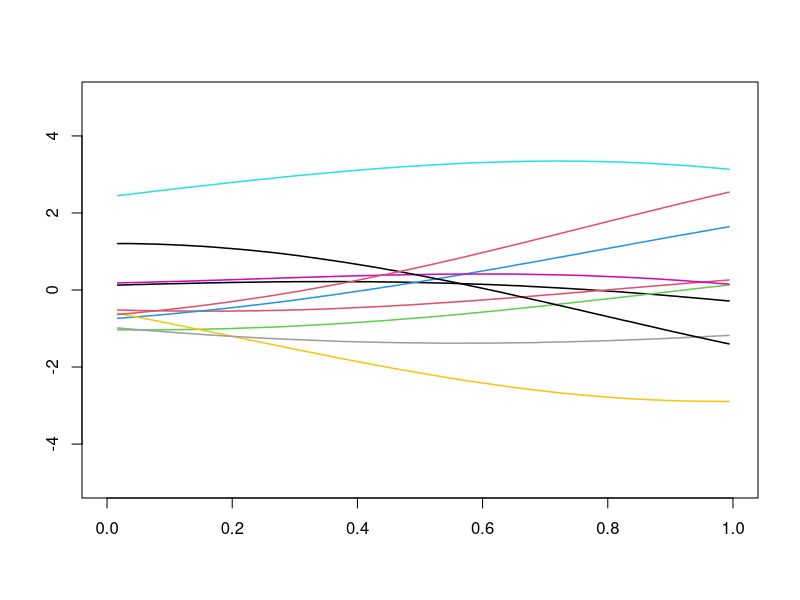
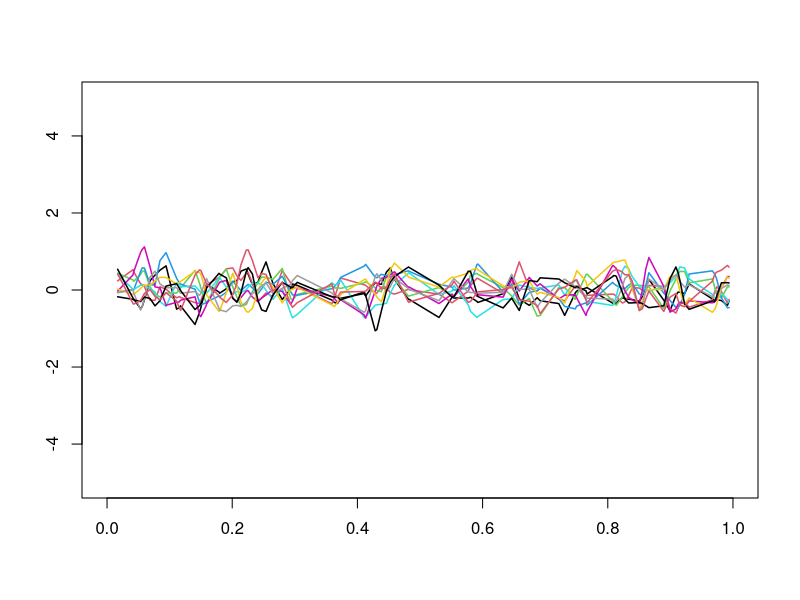
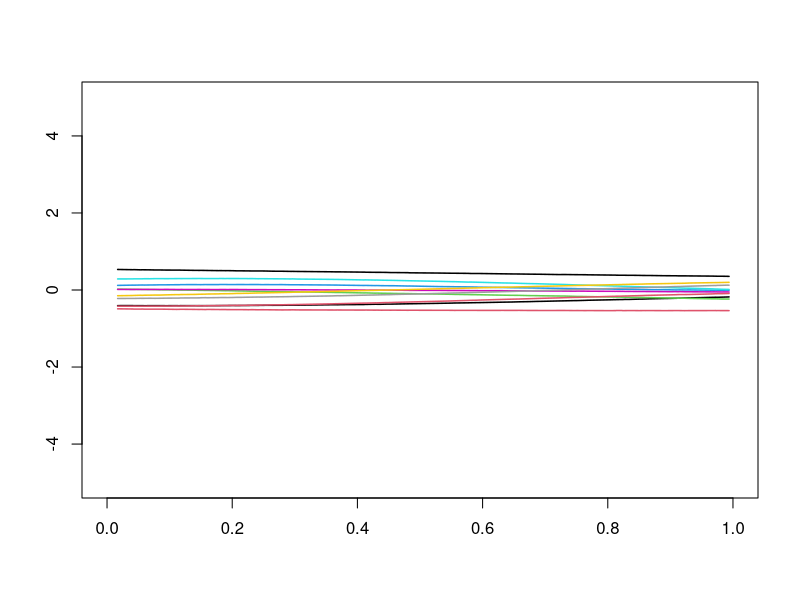
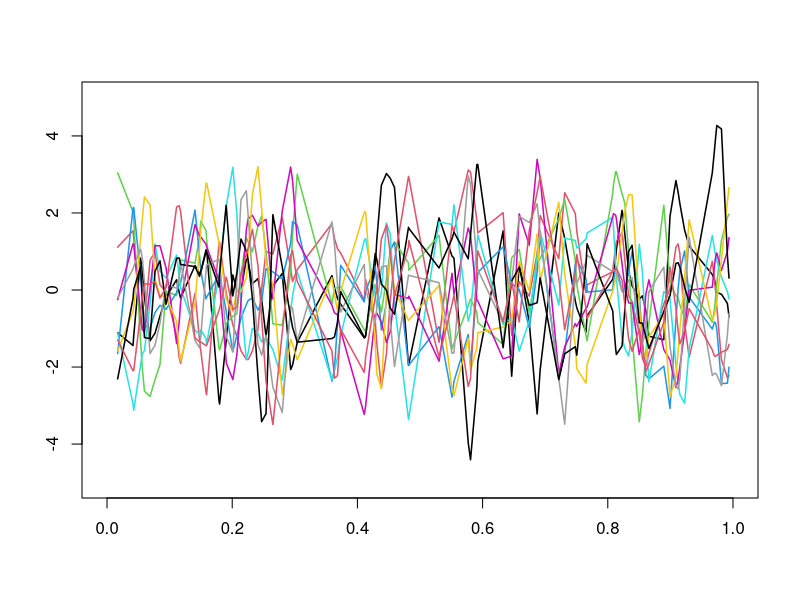
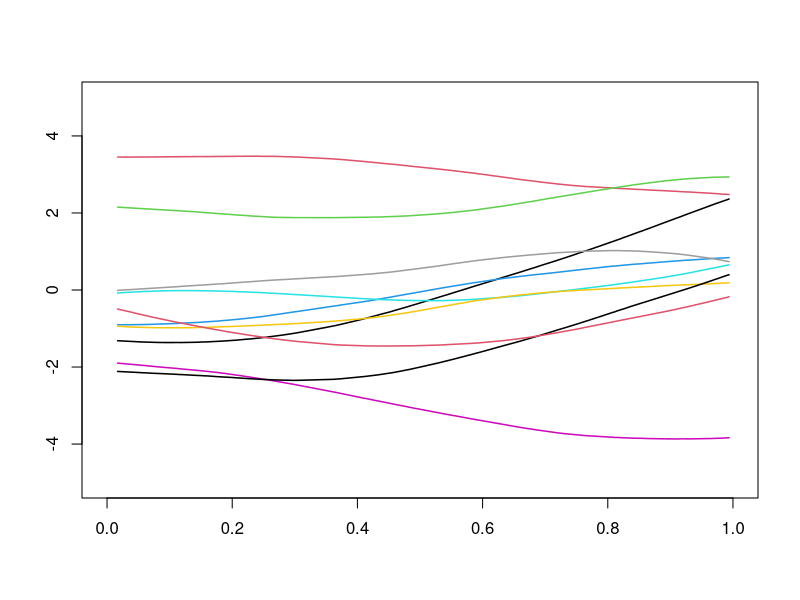
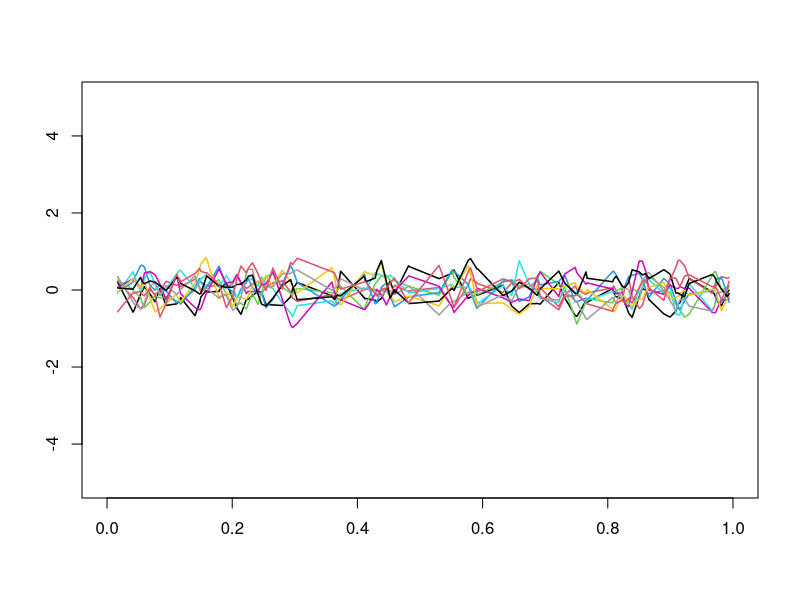
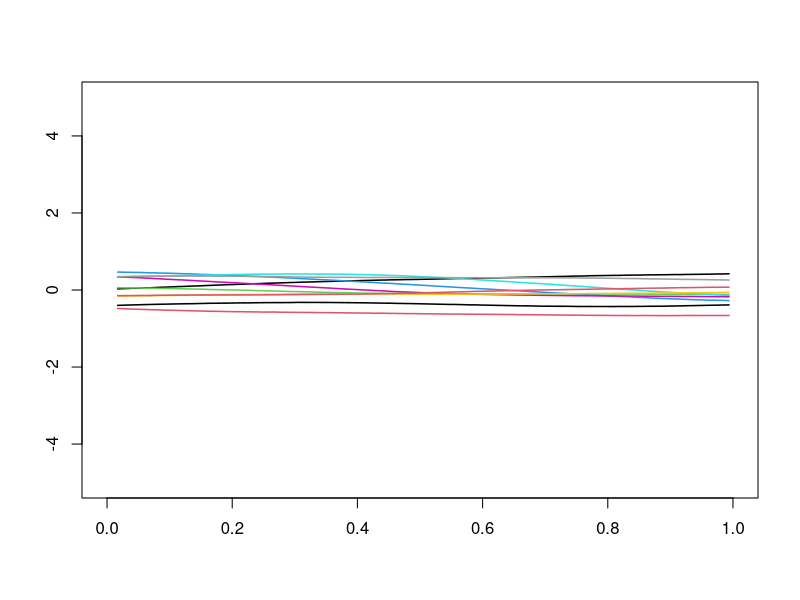
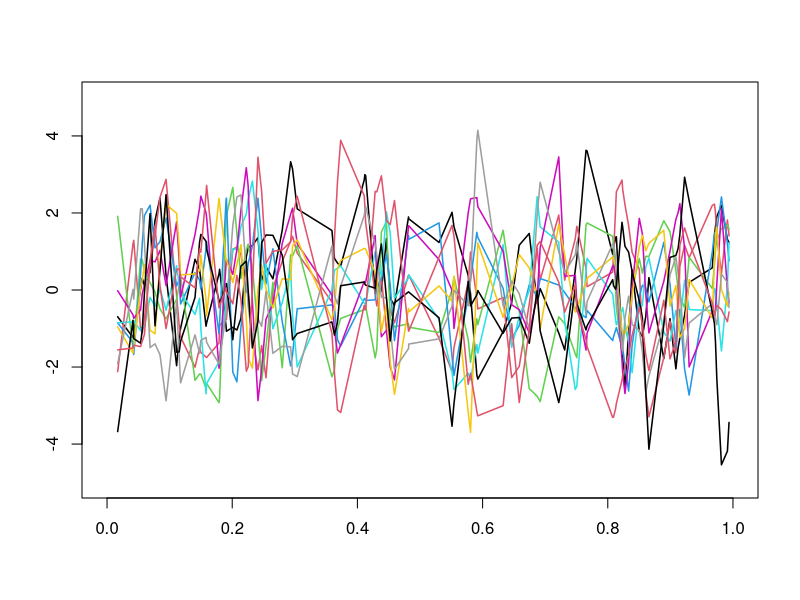

The R source for these figures, in order:
## ---- chunk 1
library(mvtnorm)

d_euclid <- function(x,x_p){
  return(abs(x-x_p))
}
se_cov <- function(tao_2_1,tao_2_2,b,d_func,x){
  Sigma <- matrix(NA,length(x),length(x))
  for(i in 1:length(x)){
    for(j in 1:length(x)){
      Sigma[i,j] <- tao_2_1*exp(-(1/2)*(d_func(x[i],x[j])/b)^2)+tao_2_2*(x[i]==x[j])
    }
  }
  return(Sigma)
}
get_f_samples <- function(x,b,tao_2_1,tao_2_2,d_func,cov_func,n_samples){
  m_x <- rep(0,length(x))
  Sigma <- cov_func(tao_2_1,tao_2_2,b,d_euclid,x) 
  
  mat_f <- matrix(NA,nrow= n,ncol=n_samples)
  for(i in 1:n_samples){
    mat_f[,i] <- rmvnorm(1,mean=m_x,sigma=Sigma)
  }
  return(mat_f)
}
n_samples <- 10
n <-100
x <- runif(n,0,1)
tao_2_2 <- 1e-06
idx_x <- order(x)

## ---- chunk 2

high_b_high_t1 <- get_f_samples(x,b=1,2,tao_2_2,d_euclid,se_cov,n_samples)
plot(1, type="n", xlab="", ylab="", xlim=c(0, 1), ylim=c(-5,5))
for(i in 1:n_samples){
  lines(x[idx_x],high_b_high_t1[,i][idx_x],col=i,lwd=1.5)
}
## ---- chunk 3
low_b_low_t1 <- get_f_samples(x,b=0.01,0.1,tao_2_2,d_euclid,se_cov,n_samples)
plot(1, type="n", xlab="", ylab="", xlim=c(0, 1), ylim=c(-5,5))
for(i in 1:n_samples){
  lines(x[idx_x],low_b_low_t1[,i][idx_x],col=i,lwd=1.5)
}
## ---- chunk 4
high_b_low_t1 <- get_f_samples(x,b=1,0.1,tao_2_2,d_euclid,se_cov,n_samples)
plot(1, type="n", xlab="", ylab="", xlim=c(0, 1), ylim=c(-5,5))
for(i in 1:n_samples){
  lines(x[idx_x],high_b_low_t1[,i][idx_x],col=i,lwd=1.5)
}
## ---- chunk 5
low_b_high_t1 <- get_f_samples(x,b=0.01,2,tao_2_2,d_euclid,se_cov,n_samples)
plot(1, type="n", xlab="", ylab="", xlim=c(0, 1), ylim=c(-5,5))
for(i in 1:n_samples){
  lines(x[idx_x],low_b_high_t1[,i][idx_x],col=i,lwd=1.5)
}
## ---- chunk 6
matern_52_cov <-  function(tao_2_1,tao_2_2,b,d_func,x){
  Sigma <- matrix(NA,length(x),length(x))
  for(i in 1:length(x)){
    for(j in 1:length(x)){
      d <- d_func(x[i],x[j])
      Sigma[i,j] <- tao_2_1*(1+sqrt(5)*(d/b)+(5/3)*(d/b)^2)*exp(-sqrt(5)*(d/b))+ tao_2_2*(x[i]==x[j])
    }
  }
  return(Sigma)
}
## ---- chunk 7

high_b_high_t1 <- get_f_samples(x,b=1,2,tao_2_2,d_euclid,matern_52_cov,n_samples)
plot(1, type="n", xlab="", ylab="", xlim=c(0, 1), ylim=c(-5,5))
for(i in 1:n_samples){
  lines(x[idx_x],high_b_high_t1[,i][idx_x],col=i,lwd=1.5)
}
## ---- chunk 8
low_b_low_t1 <- get_f_samples(x,b=0.01,0.1,tao_2_2,d_euclid,matern_52_cov,n_samples)
plot(1, type="n", xlab="", ylab="", xlim=c(0, 1), ylim=c(-5,5))
for(i in 1:n_samples){
  lines(x[idx_x],low_b_low_t1[,i][idx_x],col=i,lwd=1.5)
}
## ---- chunk 9
high_b_low_t1 <- get_f_samples(x,b=1,0.1,tao_2_2,d_euclid,matern_52_cov,n_samples)
plot(1, type="n", xlab="", ylab="", xlim=c(0, 1), ylim=c(-5,5))
for(i in 1:n_samples){
  lines(x[idx_x],high_b_low_t1[,i][idx_x],col=i,lwd=1.5)
}
## ---- chunk 10
low_b_high_t1 <- get_f_samples(x,b=0.01,2,tao_2_2,d_euclid,matern_52_cov,n_samples)
plot(1, type="n", xlab="", ylab="", xlim=c(0, 1), ylim=c(-5,5))
for(i in 1:n_samples){
  lines(x[idx_x],low_b_high_t1[,i][idx_x],col=i,lwd=1.5)
}
